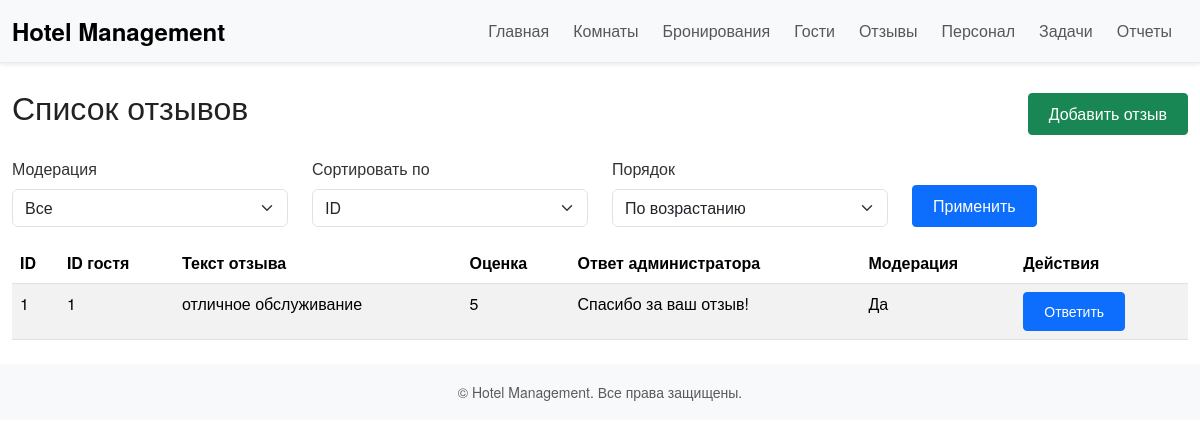
Page /reviews on the earlier database version.
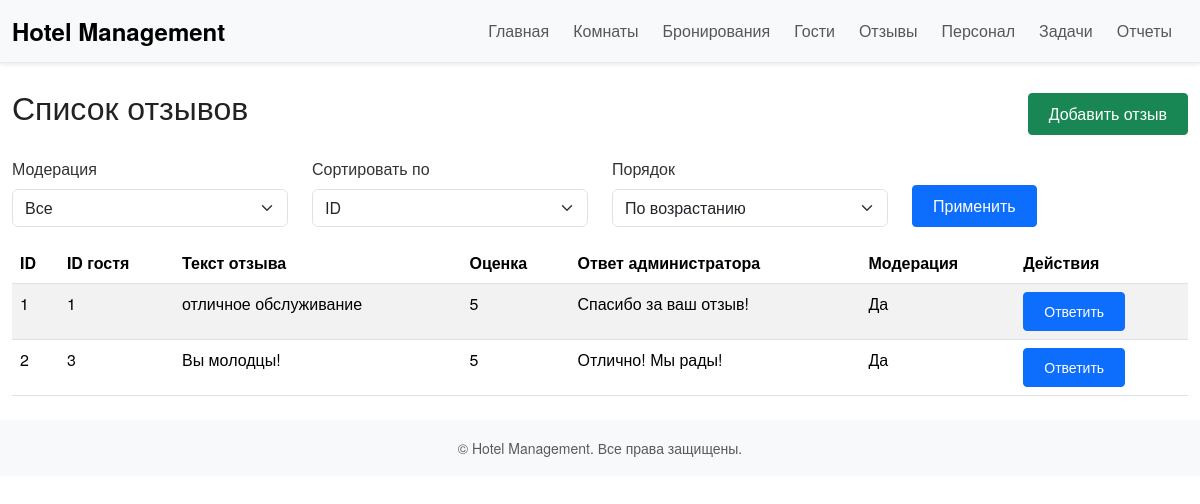
Same page on the later database version.
### tables this page shows
CREATE TABLE reviews (
            id INTEGER PRIMARY KEY AUTOINCREMENT,
            guest_id INTEGER,
            review TEXT,
            rating INTEGER,
            admin_reply TEXT,
            moderated INTEGER DEFAULT 0,
            FOREIGN KEY (guest_id) REFERENCES guests(id)
        );

### app.py (the view)
@app.route('/reviews')
def list_reviews():
    moderated_only = request.args.get('moderated', default=None, type=int)  # Фильтрация по модерации: 0 или 1
    guest_id = request.args.get('guest_id', default=None, type=int)         # Фильтрация по гостям
    sort_by = request.args.get('sort_by', default='id', type=str)           # Сортировка: id, rating, или guest_id
    sort_order = request.args.get('sort_order', default='asc', type=str)    # Порядок сортировки: asc или desc
    conn = get_db_connection()
    query = 'SELECT * FROM reviews WHERE 1=1'  # Базовый SQL-запрос (WHERE 1=1 позволяет динамически добавлять фильтры)
    if moderated_only is not None:
        query += ' AND moderated = ?'
    if guest_id is not None:
        query += ' AND guest_id = ?'
    query += f' ORDER BY {sort_by} {sort_order}'
    params = []
    if moderated_only is not None:
        params.append(moderated_only)
    if guest_id is not None:
        params.append(guest_id)
    reviews = conn.execute(query, params).fetchall()
    conn.close()
    return render_template('reviews.html', reviews=reviews)

### app.py (called while the page is built)
def get_db_connection():
    conn = sqlite3.connect(DATABASE)
    conn.row_factory = sqlite3.Row  # позволит обращаться по именам столбцов
    return conn

### templates/reviews.html (shortened to what this page needs)
{% extends 'base.html' %}
{% block content %}
<div class="d-flex justify-content-between align-items-center mb-3">
  <h2>Список отзывов</h2>
  <a class="btn btn-success" href="{{ url_for('add_review') }}">Добавить отзыв</a>
</div>
<form method="get" action="{{ url_for('list_reviews') }}" class="mb-3">
  <div class="row">
    <div class="col-md-3">
      <label for="moderated" class="form-label">Модерация</label>
      <select name="moderated" id="moderated" class="form-select">
        <option value="">Все</option>
      </select>
    </div>
    <div class="col-md-3">
      <label for="sort_by" class="form-label">Сортировать по</label>
      <select name="sort_by" id="sort_by" class="form-select">
        <option value="id" {% if request.args.get('sort_by') == 'id' %}selected{% endif %}>ID</option>
      </select>
    </div>
    <div class="col-md-3">
      <label for="sort_order" class="form-label">Порядок</label>
      <select name="sort_order" id="sort_order" class="form-select">
        <option value="asc" {% if request.args.get('sort_order') == 'asc' %}selected{% endif %}>По возрастанию</option>
      </select>
    </div>
    <div class="col-md-3 align-self-end">
      <button type="submit" class="btn btn-primary">Применить</button>
    </div>
  </div>
</form>
<table class="table table-striped table-hover">
  <thead>
    <tr>
      <th>ID</th>
      <th>ID гостя</th>
      <th>Текст отзыва</th>
      <th>Оценка</th>
      <th>Ответ администратора</th>
      <th>Модерация</th>
      <th>Действия</th>
    </tr>
  </thead>
  <tbody>
    {% for review in reviews %}
    <tr>
      <td>{{ review['id'] }}</td>
      <td>{{ review['guest_id'] }}</td>
      <td>{{ review['review'] }}</td>
      <td>{{ review['rating'] }}</td>
      <td>{{ review['admin_reply'] or 'Нет ответа' }}</td>
      <td>{{ 'Да' if review['moderated'] == 1 else 'Нет' }}</td>
      <td>
        <a class="btn btn-primary btn-sm" href="{{ url_for('reply_review', review_id=review['id']) }}">Ответить</a>
      </td>
    </tr>
    {% endfor %}
  </tbody>
</table>
{% endblock %}

Differences in the rows shown:
added reviews: id "2", guest_id "3", review "Вы молодцы!", rating "5", admin_reply "Отлично! Мы рады!", moderated "Да"
